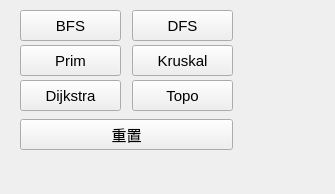
<?xml version="1.0" encoding="UTF-8"?>
<ui version="4.0">
 <class>CGraphEditorUI</class>
 <widget class="QWidget" name="CGraphEditorUI">
  <property name="geometry">
   <rect>
    <x>0</x>
    <y>0</y>
    <width>335</width>
    <height>194</height>
   </rect>
  </property>
  <property name="windowTitle">
   <string>Form</string>
  </property>
  <widget class="QPushButton" name="BFSpushButton">
   <property name="geometry">
    <rect>
     <x>20</x>
     <y>10</y>
     <width>101</width>
     <height>31</height>
    </rect>
   </property>
   <property name="font">
    <font>
     <pointsize>11</pointsize>
     <weight>50</weight>
     <bold>false</bold>
    </font>
   </property>
   <property name="text">
    <string>BFS</string>
   </property>
  </widget>
  <widget class="QPushButton" name="DFSpushButton">
   <property name="geometry">
    <rect>
     <x>132</x>
     <y>10</y>
     <width>101</width>
     <height>31</height>
    </rect>
   </property>
   <property name="font">
    <font>
     <pointsize>11</pointsize>
     <weight>50</weight>
     <bold>false</bold>
    </font>
   </property>
   <property name="text">
    <string>DFS</string>
   </property>
  </widget>
  <widget class="QPushButton" name="DjpushButton">
   <property name="geometry">
    <rect>
     <x>20</x>
     <y>80</y>
     <width>101</width>
     <height>31</height>
    </rect>
   </property>
   <property name="font">
    <font>
     <pointsize>11</pointsize>
     <weight>50</weight>
     <bold>false</bold>
    </font>
   </property>
   <property name="text">
    <string>Dijkstra</string>
   </property>
  </widget>
  <widget class="QPushButton" name="ResetpushButton">
   <property name="geometry">
    <rect>
     <x>20</x>
     <y>119</y>
     <width>213</width>
     <height>31</height>
    </rect>
   </property>
   <property name="font">
    <font>
     <pointsize>11</pointsize>
     <weight>50</weight>
     <bold>false</bold>
    </font>
   </property>
   <property name="text">
    <string>重置</string>
   </property>
  </widget>
  <widget class="QPushButton" name="PrimpushButton">
   <property name="geometry">
    <rect>
     <x>20</x>
     <y>45</y>
     <width>101</width>
     <height>31</height>
    </rect>
   </property>
   <property name="font">
    <font>
     <pointsize>11</pointsize>
     <weight>50</weight>
     <bold>false</bold>
    </font>
   </property>
   <property name="text">
    <string>Prim</string>
   </property>
  </widget>
  <widget class="QPushButton" name="pushButton">
   <property name="geometry">
    <rect>
     <x>132</x>
     <y>45</y>
     <width>101</width>
     <height>31</height>
    </rect>
   </property>
   <property name="font">
    <font>
     <pointsize>11</pointsize>
     <weight>50</weight>
     <bold>false</bold>
    </font>
   </property>
   <property name="text">
    <string>Kruskal</string>
   </property>
  </widget>
  <widget class="QPushButton" name="TopoButton">
   <property name="geometry">
    <rect>
     <x>132</x>
     <y>80</y>
     <width>101</width>
     <height>31</height>
    </rect>
   </property>
   <property name="font">
    <font>
     <pointsize>11</pointsize>
     <weight>50</weight>
     <bold>false</bold>
    </font>
   </property>
   <property name="text">
    <string>Topo</string>
   </property>
  </widget>
 </widget>
 <resources/>
 <connections>
  <connection>
   <sender>DFSpushButton</sender>
   <signal>clicked()</signal>
   <receiver>CGraphEditorUI</receiver>
   <slot>on_dfs_btn_clicked()</slot>
   <hints>
    <hint type="sourcelabel">
     <x>70</x>
     <y>17</y>
    </hint>
    <hint type="destinationlabel">
     <x>140</x>
     <y>11</y>
    </hint>
   </hints>
  </connection>
  <connection>
   <sender>BFSpushButton</sender>
   <signal>clicked()</signal>
   <receiver>CGraphEditorUI</receiver>
   <slot>on_bfs_btn_clicked()</slot>
   <hints>
    <hint type="sourcelabel">
     <x>76</x>
     <y>57</y>
    </hint>
    <hint type="destinationlabel">
     <x>139</x>
     <y>50</y>
    </hint>
   </hints>
  </connection>
  <connection>
   <sender>PrimpushButton</sender>
   <signal>clicked()</signal>
   <receiver>CGraphEditorUI</receiver>
   <slot>on_prim_btn_clicked()</slot>
   <hints>
    <hint type="sourcelabel">
     <x>84</x>
     <y>95</y>
    </hint>
    <hint type="destinationlabel">
     <x>138</x>
     <y>90</y>
    </hint>
   </hints>
  </connection>
  <connection>
   <sender>pushButton</sender>
   <signal>clicked()</signal>
   <receiver>CGraphEditorUI</receiver>
   <slot>on_kruskal_btn_clicked()</slot>
   <hints>
    <hint type="sourcelabel">
     <x>63</x>
     <y>140</y>
    </hint>
    <hint type="destinationlabel">
     <x>135</x>
     <y>132</y>
    </hint>
   </hints>
  </connection>
  <connection>
   <sender>DjpushButton</sender>
   <signal>clicked()</signal>
   <receiver>CGraphEditorUI</receiver>
   <slot>on_dijkstra_btn_clicked()</slot>
   <hints>
    <hint type="sourcelabel">
     <x>95</x>
     <y>182</y>
    </hint>
    <hint type="destinationlabel">
     <x>135</x>
     <y>170</y>
    </hint>
   </hints>
  </connection>
  <connection>
   <sender>TopoButton</sender>
   <signal>clicked()</signal>
   <receiver>CGraphEditorUI</receiver>
   <slot>on_topologicalSorting_btn_clicked()</slot>
   <hints>
    <hint type="sourcelabel">
     <x>93</x>
     <y>219</y>
    </hint>
    <hint type="destinationlabel">
     <x>134</x>
     <y>210</y>
    </hint>
   </hints>
  </connection>
  <connection>
   <sender>ResetpushButton</sender>
   <signal>clicked()</signal>
   <receiver>CGraphEditorUI</receiver>
   <slot>on_reset_btn_clicked()</slot>
   <hints>
    <hint type="sourcelabel">
     <x>85</x>
     <y>257</y>
    </hint>
    <hint type="destinationlabel">
     <x>132</x>
     <y>251</y>
    </hint>
   </hints>
  </connection>
 </connections>
 <slots>
  <slot>on_bfs_btn_clicked()</slot>
  <slot>on_dfs_btn_clicked()</slot>
  <slot>on_dijkstra_btn_clicked()</slot>
  <slot>on_reset_btn_clicked()</slot>
  <slot>on_prim_btn_clicked()</slot>
  <slot>on_kruskal_btn_clicked()</slot>
  <slot>on_topologicalSorting_btn_clicked()</slot>
 </slots>
</ui>
